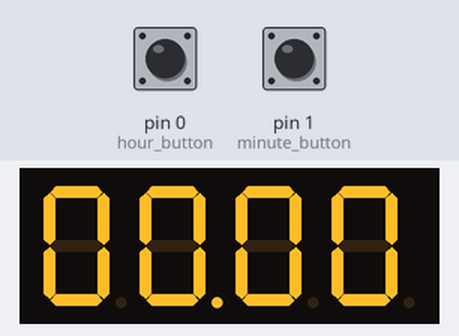
Simulated run of this sketch. Board: Arduino Uno, built with avr-gcc and run on an emulated ATmega328P. Shown: 4-digit seven-segment display. Wiring (inferred from the names in the program): 4-digit 7-segment display, segments lit when HIGH: segments pin 6, pin 7, pin 8, pin 9, pin 10, pin 11, pin 12, pin 13; digit selects pin 2, pin 3, pin 4, pin 5. The test bench sets the inputs (shaded band); at power-on: pin 0 (hour_button) LOW, pin 1 (minute_button) LOW. The segment pins are drawn as the display they are named for.

Above: at 1.2 s.
1.3 s: pin 0 (hour_button) pulled HIGH for 1 s
At 3.5 s:
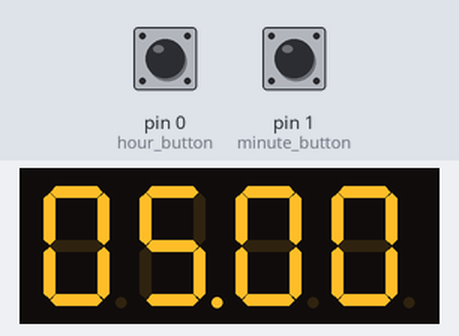
3.8 s: pin 1 (minute_button) pulled HIGH for 1 s
At 6.0 s:
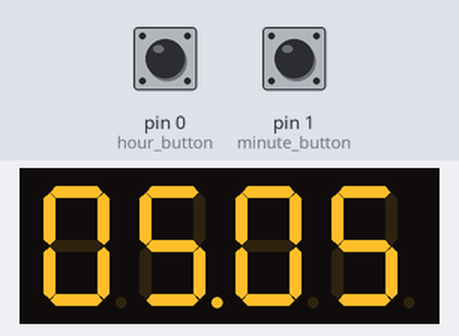
6.3 s: pin 0 (hour_button) pulled HIGH for 0.15 s
At 6.46 s:
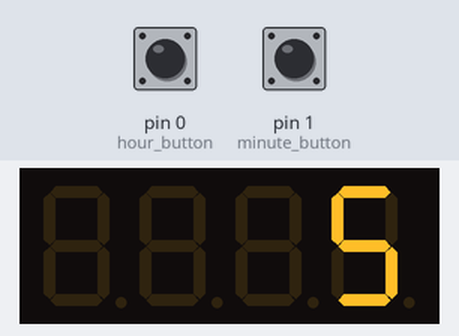
8.0 s: pin 1 (minute_button) pulled HIGH for 0.15 s
At 9.2 s:
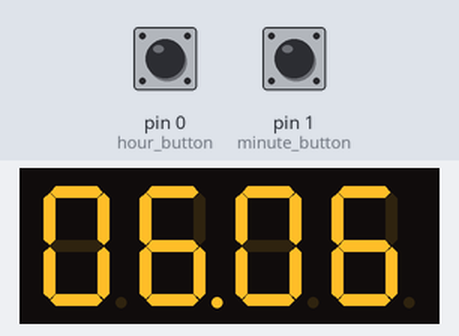
Timing chart, 0 to 10.7 s (numbered marks = the images above; inputs shaded):
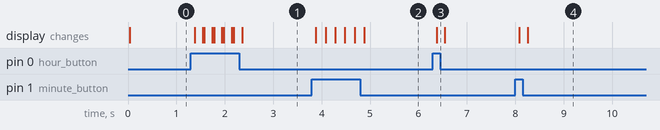

Measured:
- after the input at 1.3 s, the display: first changes after 0.08 s (image 1 shows a later state)
- after the input at 3.8 s, the display: first changes after 0.08 s (image 2 shows a later state)
- after the input at 6.3 s, the display: changes after 0.08 s (image 3)
- after the input at 8.0 s, the display: first changes after 0.08 s (image 4 shows a later state)

The sketch:

ALBAN_LISSETH_SIS_EMBEBIDOS_DEBER_6.ino
```cpp
/*UNIVERDIDAD TECNICA DEL NORTE
*FICA-CITEL
*SISTEMAS EMBEBIDOS
*DEBER#6
*RELOJ DIGITAL
*LISSETH ALBAN
*/

#include <Arduino.h>

int hour = 0;
int minutes = 0;
unsigned long now = 0;
int hour_L = 0;
int hour_R = 0;
int minutes_L = 0;
int minutes_R = 0;

// Buttons
int hour_button = 0;
int minute_button = 1;
int hour_button_pressed = 0;
int minute_button_pressed = 1;

//Number pins
int D1 = 2;
int D2 = 3;
int D3 = 4;
int D4 = 5;

//Segment pins
int A = 6;
int B = 7;
int C = 8;
int D = 9;
int E = 10;
int F = 11;
int G = 12;
int DOT = 13;


void readButton(){
  hour_button_pressed = digitalRead(hour_button);
  minute_button_pressed = digitalRead(minute_button);
}


//SELECT DIGIT TO PRINT
void print_D1(){
  digitalWrite(D1, LOW);
  digitalWrite(D2, HIGH);
  digitalWrite(D3, HIGH);
  digitalWrite(D4, HIGH);
  digitalWrite(DOT, LOW);
}

void print_D2(){
  digitalWrite(D1, HIGH);
  digitalWrite(D2, LOW);
  digitalWrite(D3, HIGH);
  digitalWrite(D4, HIGH);
  digitalWrite(DOT, HIGH);
}

void print_D3(){
  digitalWrite(D1, HIGH);
  digitalWrite(D2, HIGH);
  digitalWrite(D3, LOW);
  digitalWrite(D4, HIGH);
  digitalWrite(DOT, LOW);
}

void print_D4(){
  digitalWrite(D1, HIGH);
  digitalWrite(D2, HIGH);
  digitalWrite(D3, HIGH);
  digitalWrite(D4, LOW);
  digitalWrite(DOT, LOW);
}

//PRINT NUMBERS
void print_0() // writing 0
{
  digitalWrite(A, HIGH);
  digitalWrite(B, HIGH);
  digitalWrite(C, HIGH);
  digitalWrite(D, HIGH);
  digitalWrite(E, HIGH);
  digitalWrite(F, HIGH);
  digitalWrite(G, LOW);
  // digitalWrite(DOT, LOW);
}

void print_1() // writing 1
{
  digitalWrite(A, LOW);
  digitalWrite(B, HIGH);
  digitalWrite(C, HIGH);
  digitalWrite(D, LOW);
  digitalWrite(E, LOW);
  digitalWrite(F, LOW);
  digitalWrite(G, LOW);
  // digitalWrite(DOT, LOW);
}

void print_2() // writing 2
{
  digitalWrite(A, HIGH);
  digitalWrite(B, HIGH);
  digitalWrite(C, LOW);
  digitalWrite(D, HIGH);
  digitalWrite(E, HIGH);
  digitalWrite(F, LOW);
  digitalWrite(G, HIGH);
  // digitalWrite(DOT, LOW);
}

void print_3() // writing 3
{
  digitalWrite(A, HIGH);
  digitalWrite(B, HIGH);
  digitalWrite(C, HIGH);
  digitalWrite(D, HIGH);
  digitalWrite(E, LOW);
  digitalWrite(F, LOW);
  digitalWrite(G, HIGH);
  // digitalWrite(DOT, LOW);
}

void print_4() // writing 4
{
  digitalWrite(A, LOW);
  digitalWrite(B, HIGH);
  digitalWrite(C, HIGH);
  digitalWrite(D, LOW);
  digitalWrite(E, LOW);
  digitalWrite(F, HIGH);
  digitalWrite(G, HIGH);
  // digitalWrite(DOT, LOW);
}

void print_5() // writing 5
{
  digitalWrite(A, HIGH);
  digitalWrite(B, LOW);
  digitalWrite(C, HIGH);
  digitalWrite(D, HIGH);
  digitalWrite(E, LOW);
  digitalWrite(F, HIGH);
  digitalWrite(G, HIGH);
  // digitalWrite(DOT, LOW);
}

void print_6() // writing 6
{
  digitalWrite(A, HIGH);
  digitalWrite(B, LOW);
  digitalWrite(C, HIGH);
  digitalWrite(D, HIGH);
  digitalWrite(E, HIGH);
  digitalWrite(F, HIGH);
  digitalWrite(G, HIGH);
  // digitalWrite(DOT, LOW);
}

void print_7() // writing 7
{
  digitalWrite(A, HIGH);
  digitalWrite(B, HIGH);
  digitalWrite(C, HIGH);
  digitalWrite(D, LOW);
  digitalWrite(E, LOW);
  digitalWrite(F, LOW);
  digitalWrite(G, LOW);
  // digitalWrite(DOT, LOW);
}

void print_8() // writing 8
{
  digitalWrite(A, HIGH);
  digitalWrite(B, HIGH);
  digitalWrite(C, HIGH);
  digitalWrite(D, HIGH);
  digitalWrite(E, HIGH);
  digitalWrite(F, HIGH);
  digitalWrite(G, HIGH);
  // digitalWrite(DOT, LOW);
}

void print_9() // writing 9
{
  digitalWrite(A, HIGH);
  digitalWrite(B, HIGH);
  digitalWrite(C, HIGH);
  digitalWrite(D, HIGH);
  digitalWrite(E, LOW);
  digitalWrite(F, HIGH);
  digitalWrite(G, HIGH);
  // digitalWrite(DOT, LOW);
}


void printTime(){
  hour_R = hour%10;
  hour_L = hour/10;
  minutes_R = minutes%10;
  minutes_L = minutes/10;

if(hour == 0 && minutes == 0){
    // Print 00:00
  print_D1();
  print_0();
  delay(1);
  print_D2();
  print_0();
  delay(1);
  print_D3();
  print_0();
  delay(1);
  print_D4();
  print_0();
  delay(1);
}

// Print Digit 1
switch (hour_L)
{
  case 0:
    print_D1();
    print_0();
    delay(1);
    break;
  case 1:
    print_D1();
    print_1();
    delay(1);
    break;
  case 2:
    print_D1();
    print_2();
    delay(1);
    break;
default:
  break;
}


// Print Digit 2
  switch (hour_R)
  {
  case 0:
    print_D2();
    print_0();
    delay(1);
    break;
  case 1:
    print_D2();
    print_1();
    delay(1);
    break;
  case 2:
    print_D2();
    print_2();
    delay(1);
    break;
  case 3:
    print_D2();
    print_3();
    delay(1);
    break;
  case 4:
    print_D2();
    print_4();
    delay(1);
    break;
  case 5:
    print_D2();
    print_5();
    delay(1);
    break;
  case 6:
    print_D2();
    print_6();
    delay(1);
    break;
  case 7:
    print_D2();
    print_7();
    delay(1);
    break;
  case 8:
    print_D2();
    print_8();
    delay(1);
    break;
  case 9:
    print_D2();
    print_9();
    delay(1);
    break;
  default:
    break;
  }

// Print Digit 3
switch (minutes_L)
{
  case 0:
    print_D3();
    print_0();
    delay(1);
    break;
  case 1:
    print_D3();
    print_1();
    delay(1);
    break;
  case 2:
    print_D3();
    print_2();
    delay(1);
    break;
  case 3:
    print_D3();
    print_3();
    delay(1);
    break;
  case 4:
    print_D3();
    print_4();
    delay(1);
    break;
  case 5:
    print_D3();
    print_5();
    delay(1);
    break;
default:
  break;
}

// Print Digit 4
switch (minutes_R)
{
  case 0:
    print_D4();
    print_0();
    delay(1);
    break;
  case 1:
    print_D4();
    print_1();
    delay(1);
    break;
  case 2:
    print_D4();
    print_2();
    delay(1);
    break;
  case 3:
    print_D4();
    print_3();
    delay(1);
    break;
  case 4:
    print_D4();
    print_4();
    delay(1);
    break;
  case 5:
    print_D4();
    print_5();
    delay(1);
    break;
  case 6:
    print_D4();
    print_6();
    delay(1);
    break;
  case 7:
    print_D4();
    print_7();
    delay(1);
    break;
  case 8:
    print_D4();
    print_8();
    delay(1);
    break;
  case 9:
    print_D4();
    print_9();
    delay(1);
    break;
default:
  break;
}

}

void setup(){
  pinMode(13, OUTPUT);
  pinMode(12, OUTPUT);
  pinMode(11, OUTPUT);
  pinMode(10, OUTPUT);
  pinMode(9, OUTPUT);
  pinMode(8, OUTPUT);
  pinMode(7, OUTPUT);
  pinMode(6, OUTPUT);
  pinMode(5, OUTPUT);
  pinMode(4, OUTPUT);
  pinMode(3, OUTPUT);
  pinMode(2, OUTPUT);

  pinMode(hour_button, INPUT);
  pinMode(minute_button, INPUT);
}

void loop(){
  readButton();
  // Set hours
  if(hour_button_pressed == HIGH){
    if(hour < 23){
      hour ++;
    }else{
      hour = 0;
    }
    delay(200);
  }

  // Set minutes
  if(minute_button_pressed == HIGH){
    if(minutes < 60){
      minutes ++;
    }
    if(minutes == 60 && hour < 23){
      hour ++;
      minutes = 0;
    }
    if(minutes == 60 && hour >= 23){
      hour = 0;
      minutes = 0;
    }
    delay(200);
  }

  // Increase time each minute
  if(millis() > now + 60000){//each minute
    now = millis();
    if(minutes < 60){
      minutes ++;
    }
    if(minutes == 60 && hour < 23){
      hour ++;
      minutes = 0;
    }
    if(minutes == 60 && hour >= 23){
      hour = 0;
      minutes = 0;
    }

  }
  printTime();
}
```
